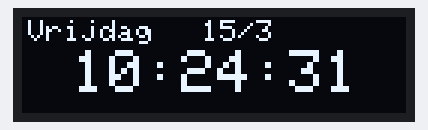
A sketch run on a simulated Arduino Uno, built with avr-gcc and run on an emulated ATmega328P. Parts: 128×32 one-colour display. The local clock reads 2024-03-15 10:24:30 at power-on unless the sketch sets it.

Above: at 1.1 s.
At 5.1 s:
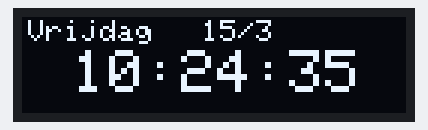
At 10.1 s:
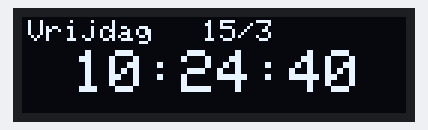
At 20.1 s:
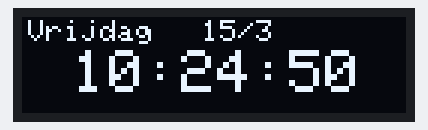
At 28.1 s:
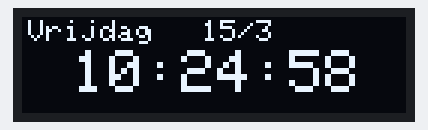
At 38.1 s:
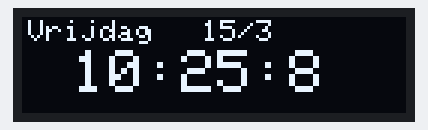

The sketch:

rtc_ssd1306_clock.ino
```cpp
#include <SPI.h> //i2c and the ssd1306Scherm libraries
#include <Wire.h>
#include <Adafruit_GFX.h>
#include <Adafruit_SSD1306.h>
#include "RTClib.h"


#define SCREEN_WIDTH 128 // OLED ssd1306Scherm width, in pixels
#define SCREEN_HEIGHT 32 // OLED ssd1306Scherm height, in pixels
#define OLED_RESET    -1 // Reset pin # (or -1 if sharing Arduino reset pin)

Adafruit_SSD1306 ssd1306Scherm(SCREEN_WIDTH, SCREEN_HEIGHT, &Wire, OLED_RESET);

RTC_DS3231 rtc;
char dagenVanDeWeek[7][12] = {"Zondag", "Maandag", "Dinsdag", "Woensdag", "Donderdag", "Vrijdag", "Zaterdag"};

void setup() {
  ssd1306Scherm.begin(SSD1306_SWITCHCAPVCC, 0x3C);
  rtc.begin();
  delay(1000);
  ssd1306Scherm.clearDisplay();
  ssd1306Scherm.display();
// Onderstaande code mag maar 1 keer uitgevoerd worden. Daarna moet het programma opnieuw ge-upload worden met deze code gedeactiveerd (met de // ervoor)
// rtc.adjust(DateTime(F(__DATE__), F(__TIME__)));
// rtc.adjust(DateTime(2021, 3, 22, 10, 42, 0));
}

void loop() {
    DateTime now = rtc.now();

    ssd1306Scherm.setCursor(0, 0);
    ssd1306Scherm.setRotation(2);
    ssd1306Scherm.clearDisplay();

    ////////////////////////////////////////// Toon dag van de week ////////////////
    ssd1306Scherm.setTextSize(1);
    ssd1306Scherm.setTextColor(WHITE);
    ssd1306Scherm.setCursor(2, 1);
    ssd1306Scherm.print(dagenVanDeWeek[now.dayOfTheWeek()]);

    ////////////////////////////////////////// Toon datum ///////////////////////////
    ssd1306Scherm.setTextSize(1);
    ssd1306Scherm.setTextColor(WHITE);
    ssd1306Scherm.setCursor(60, 1);
    ssd1306Scherm.print(now.day(), DEC);
    ssd1306Scherm.print("/");
    ssd1306Scherm.print(now.month(), DEC);

    ////////////////////////////////////////// Toon tijd ///////////////////////////
    ssd1306Scherm.setTextSize(2);
    ssd1306Scherm.setTextColor(WHITE);
    ssd1306Scherm.setCursor(17, 11);
    ssd1306Scherm.print(now.hour(), DEC);
    ssd1306Scherm.print(":");
    ssd1306Scherm.print(now.minute(), DEC);
    ssd1306Scherm.print(":");
    ssd1306Scherm.print(now.second(), DEC);
    ssd1306Scherm.display();

    delay(100);
}
```

Measured:
- what the display in image 0 shows lasts 1.0 s, from 1.1 s to 2.1 s
